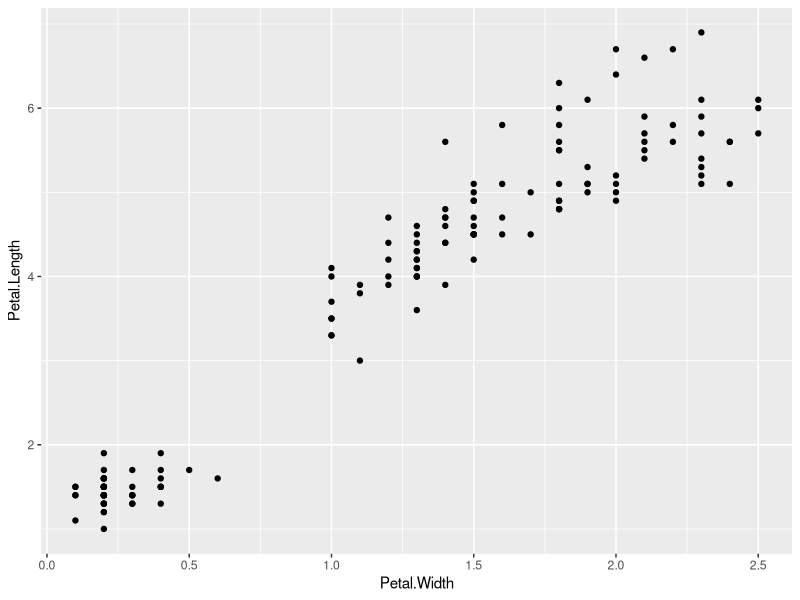
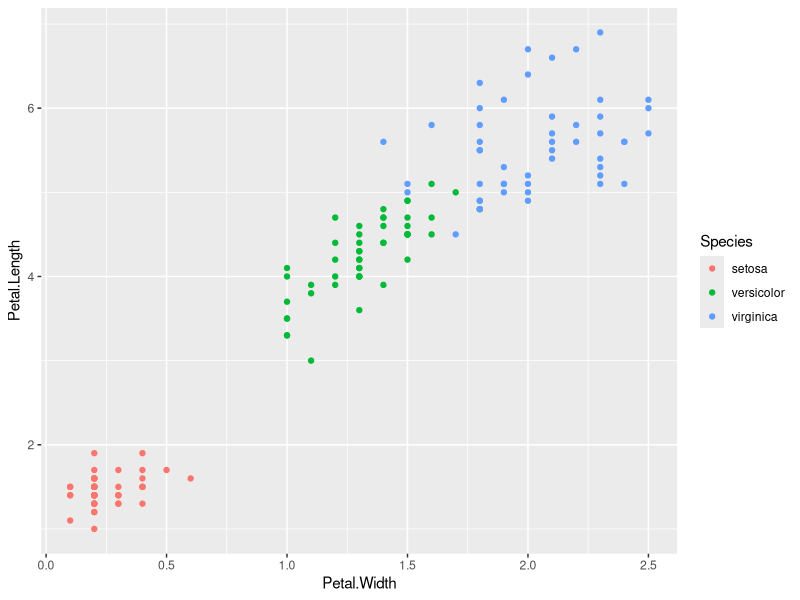
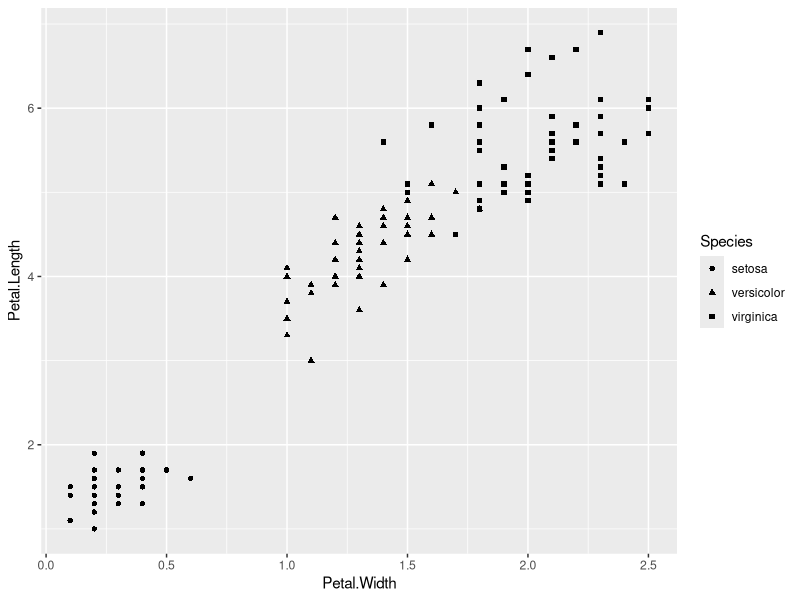
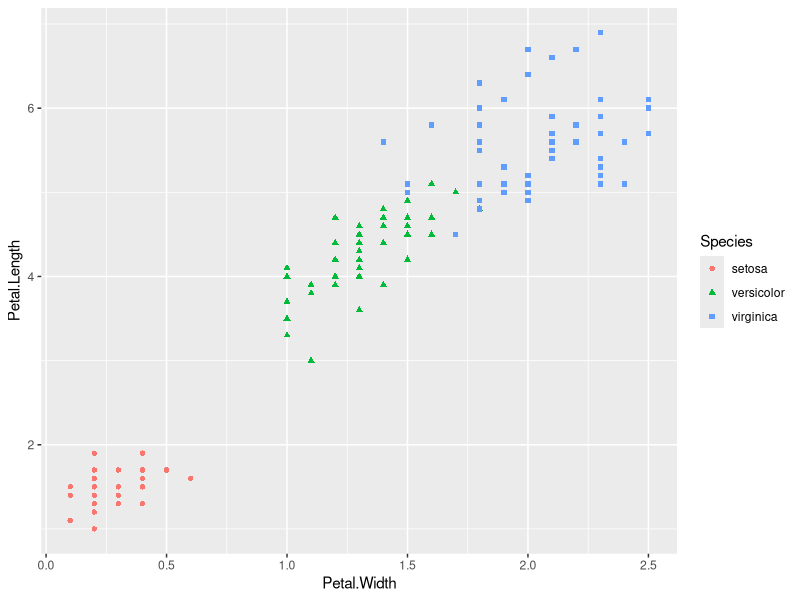
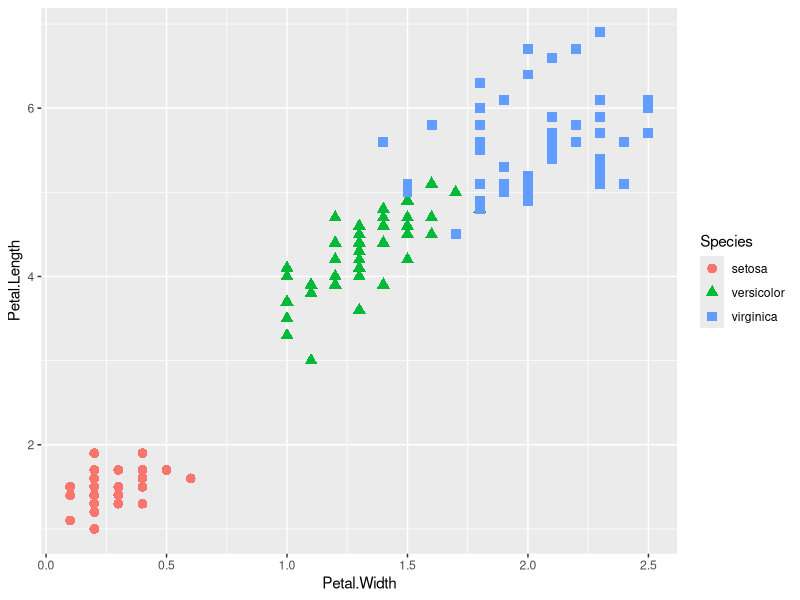
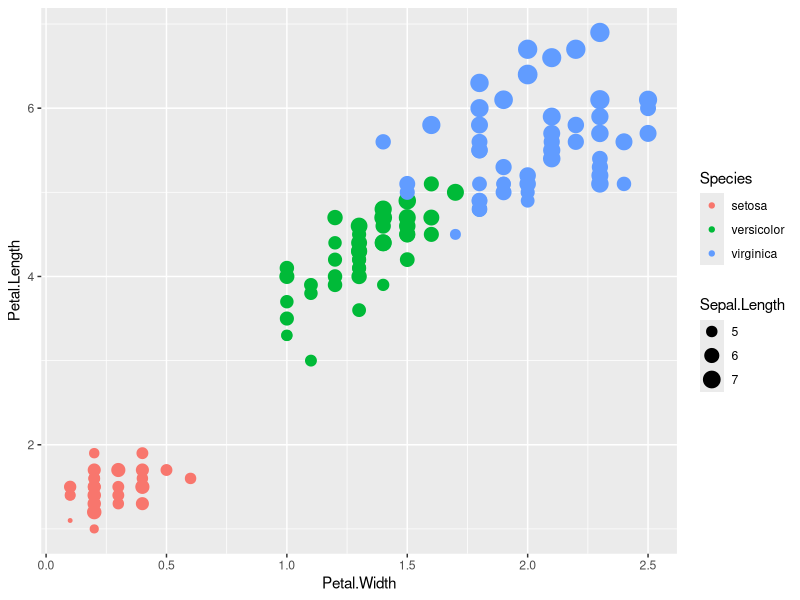
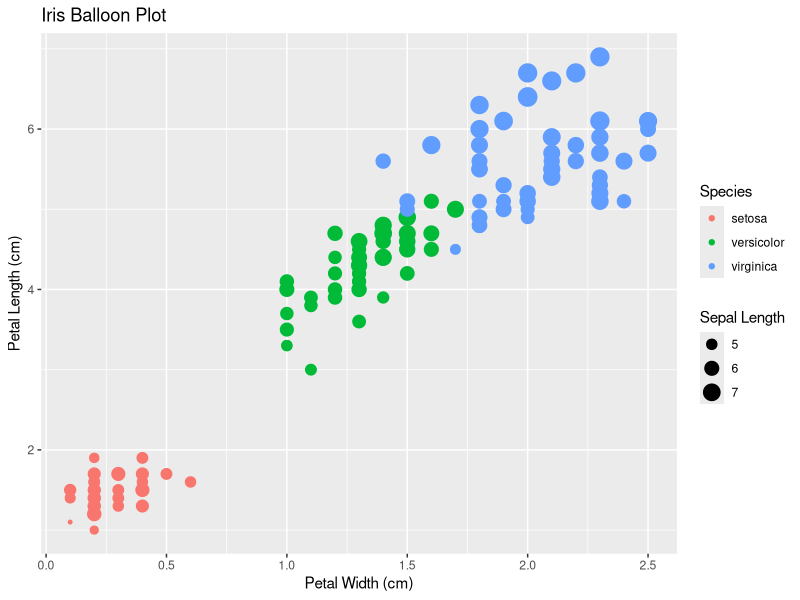
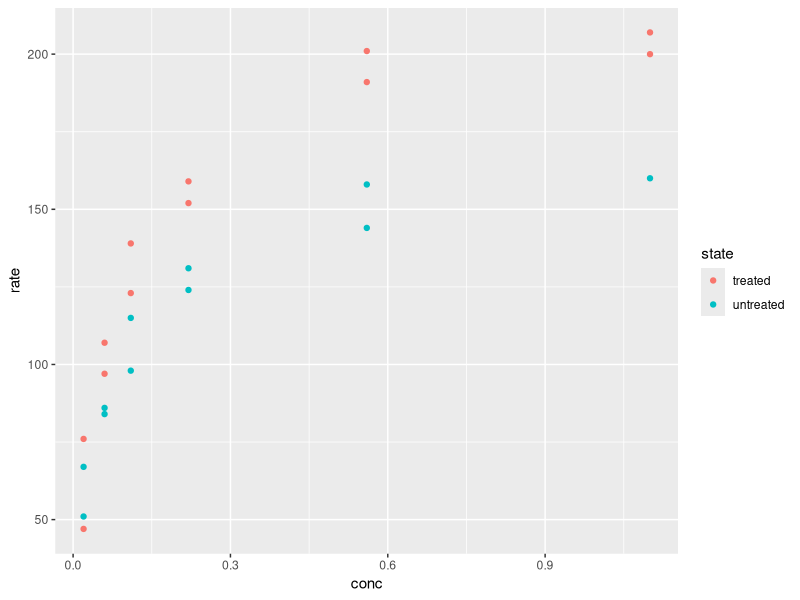

These charts were generated, in order, by the following R code:
# R Graphics with ggplot2
# Fall 2015
# StatLab@UVa Library
# Clay Ford


# Helpful R Studio commands -----------------------------------------------

# Description       Windows & Linux       Mac 
# ----------------------------------------------------------------
# Run current line  Ctrl+Enter            Command+Enter
# Previous plot     Ctrl+Shift+PageUp     Command+Shift+PageUp 
# Next plot 	      Ctrl+Shift+PageDown 	Command+Shift+PageDown 


# Packages ----------------------------------------------------------------

# we'll use the following packages today.
# only submit these lines if you don't already have them installed. 
install.packages("ggplot2")
install.packages("reshape2")
install.packages("scales")
install.packages("RColorBrewer")

library(ggplot2)

# scatterplots ------------------------------------------------------------

# geom_point() 

ggplot(iris, aes(x = Petal.Width, y = Petal.Length)) + 
  geom_point() 

# scatter plot by group
# add color=Species to aes()
ggplot(iris, aes(x = Petal.Width, y = Petal.Length, color=Species)) + 
  geom_point() 

# map Species to shape
ggplot(iris, aes(x = Petal.Width, y = Petal.Length, shape=Species)) + 
  geom_point() 

# shape and color
ggplot(iris, aes(x = Petal.Width, y = Petal.Length, 
                 shape=Species, color=Species)) + 
  geom_point() 

# mapping species to color and shape and making points bigger
ggplot(iris, aes(x = Petal.Width, y = Petal.Length, 
                 color=Species, shape=Species)) + 
  geom_point(size=3) 

# mapping species to color and Sepal.Length to size of dots
# balloon scatter plot
ggplot(iris, aes(x = Petal.Width, y = Petal.Length, 
                 color=Species, size=Sepal.Length)) + 
  geom_point() 

# fix the labels and add a title
ggplot(iris, aes(x = Petal.Width, y = Petal.Length, 
                 color=Species, size=Sepal.Length)) + 
  geom_point() +
  labs(y="Petal Length (cm)", x= "Petal Width (cm)", 
       size="Sepal Length", title="Iris Balloon Plot")

# Your turn!

# The Puromycin data frame has 23 rows and 3 columns of the reaction velocity
# versus substrate concentration in an enzymatic reaction involving untreated
# cells or cells treated with Puromycin.
head(Puromycin)
names(Puromycin)

# Create a scatterplot. Plot conc on the x-axis, rate on the y-axis, and map
# the color of the points to state.
ggplot(Puromycin, aes(x=conc,y=rate, color=state)) + geom_point()


# boxplots ----------------------------------------------------------------

# geom_boxplot()

# Notes: the box is the middle 50% of the data (IQR), the line is the median, 
# the "whiskers" extend to the farthest point that is less than 1.5 x IQR from
# the edge of the box.

ggplot(iris, aes(x=Species, y=Petal.Width)) +
  geom_boxplot()

# thinner boxes
ggplot(iris, aes(x=Species, y=Petal.Width)) +
  geom_boxplot(width=0.5)


# Your Turn!

# PlantGrowth: Results from an Experiment on Plant Growth. A data frame of 30
# cases on 2 variables.
str(PlantGrowth)

# make a boxplot of weight versus group
ggplot(PlantGrowth, aes(x=group, y=weight)) + geom_boxplot()




# strip chart -------------------------------------------------------------

# A one-dimensional scatterplot. These plots are a good alternative to boxplots
# when sample sizes are small.

# An experiment was conducted to measure and compare the effectiveness of
# various feed supplements on the growth rate of chickens.
head(chickwts)
str(chickwts)

# could do a boxplot:
ggplot(chickwts, aes(x=feed, y=weight)) + geom_boxplot()

# Let's try a "stripchart":
ggplot(chickwts, aes(x=feed, y=weight)) + geom_point()

# Notice in the language of ggplot2, we simply call it like it is: geom_point()

# We can actually combine the two:
ggplot(chickwts, aes(x=feed, y=weight)) + geom_boxplot() + geom_point()

# The position argument with the position_jitter() function is useful to prevent
# overplotting. w = 0.1 means side-to-side jitter, h = 0 means no jitter in the
# up-and-down direction.

ggplot(chickwts, aes(x=feed, y=weight)) + 
  geom_point(position = position_jitter(w = 0.1, h = 0))

# Your Turn!

# Make a strip chart of the PlantGrowth data above. That is, plot weight (y)
# versus group (x). Also add some 0.05 side-to-side jitter.
ggplot(PlantGrowth, aes(x=group, y=weight)) + 
  geom_point(position = position_jitter(w = 0.05, h = 0))



# cleveland dot plot ------------------------------------------------------

# Dot plots are a reasonable substitute for bar plots. They use "less ink".

# use state.x77 data; it contains data from 1977 on US States
state.x77[1:6,]

# it's a matrix, so we need to convert to a data frame
class(state.x77)
rownames(state.x77) # row names are the states
states <- data.frame(state=rownames(state.x77),state.x77, row.names = NULL)
head(states)

# population dot plot
ggplot(states, aes(x=Population, y=state)) + geom_point()

# Notice again the language is no different from a scatter plot. We're simply
# plotting points.

# We can use the reorder() function within ggplot to reorder states according to
# population.
ggplot(states, aes(x=Population, y=reorder(state, Population))) +
  geom_point(size=3) +
  labs(title="Population of US States in 1975", y="State") 

# area dot plot
ggplot(states, aes(x=Area, y=reorder(state, Area))) +
  geom_point() +
  labs(title="Land Area of US States", y="State") 

# Notice the x-axis tick marks. Let's fix that.
library(scales) # for comma() function
ggplot(states, aes(x=Area, y=reorder(state, Area))) +
  geom_point() +
  scale_x_continuous(breaks=pretty(range(states$Area)), 
                     labels=comma(pretty(range(states$Area)))) +
  labs(title="Land Area of US States", y="State", x="Area (sq miles)") 

# Your Turn!

# Make a dot plot for Illiteracy by State using the states data frame we
# created. Also reorder the states by Illiteracy and label the y-axis
ggplot(states, aes(x=Illiteracy, y=reorder(state, Illiteracy))) + geom_point() +
  labs(y="State")




# histogram ---------------------------------------------------------------

# Histograms allow us to visualize the distribution of data.

# Let's use the faithful data that comes with R. Waiting time (mins) between 
# eruptions and the duration of the eruption (mins) for the Old Faithful geyser
# in Yellowstone National Park, Wyoming, USA.

head(faithful)

# histogram of eruption times; by default the y axis displays counts in the
# histogram bins.
ggplot(faithful, aes(x=eruptions)) +
  geom_histogram()
# note the warnings; developer firmly believes you should not accept default
# binwidth. use the binwdith argument to change

# with different color bars and banwidth set to 0.1
ggplot(faithful, aes(x=eruptions)) +
  geom_histogram(fill="white", color="black", binwidth=0.1) 

# "true" histogram - density instead of counts
# ..density.. refers to a variable generated by geom_histogram
ggplot(faithful, aes(x=eruptions, y = ..density..)) +
  geom_histogram()

# with a density curve
ggplot(faithful, aes(x=eruptions, y = ..density..)) +
  geom_histogram(binwidth=0.1) +
  geom_density(color="blue")

# back to iris data
# in groups (vertical facet)
ggplot(iris, aes(x=Petal.Length)) +
  geom_histogram(binwidth=0.2) +
  facet_grid(Species ~ .) # vertical ~ horizontal

# in groups (horizontal facet)
ggplot(iris, aes(x=Petal.Length)) +
  geom_histogram(binwidth=0.2) +
  facet_grid(. ~ Species) 

# Your Turn!

# The airquality data set contains air quality measurements in New York, May to
# September 1973.
summary(airquality)

# create a histogram for Temp faceted by Month. Suggested banwidth setting: 2
ggplot(airquality, aes(x=Temp)) + geom_histogram(binwidth=2) +
  facet_grid(.~ Month)


# line graph --------------------------------------------------------------

# Six subjects were given an intravenous injection of indometacin at 11 times,
# and each time plasma concentrations of indometacin was measured.

names(Indometh)
summary(Indometh)

# plot lines for for conc over time for each subject
ggplot(Indometh, aes(x=time,y=conc, group=Subject)) +
  geom_line()

# with color
ggplot(Indometh, aes(x=time,y=conc,group=Subject, color=Subject)) +
  geom_line()

# put legend in numeric order
ggplot(Indometh, aes(x=time,y=conc,group=Subject, color=Subject)) +
  geom_line() +
  scale_color_discrete(limits=1:6)


# Your Turn!

# The nlme package (that comes with R) has a dataset called Oxboys. These data 
# contain the height of 26 boys from Oxford, England recorded over time (age).
# Load the data and plot height (y) versus age (x) with each boy in a single
# plot.

data(Oxboys, package = "nlme")
summary(Oxboys)


ggplot(Oxboys, aes(x=age,y=height, group=Subject)) +
  geom_line()



# bar graph ---------------------------------------------------------------

# bar graphs in ggplot can be a little tricky. By default, it plots a count of 
# items in a category. Technically this is a statistical transformation, 
# stat="bin", which requires your data to have one record per item being
# counted. If your data set already contains counts, you have to specify
# stat="identity".

# Let's do some examples of both scenarios.

# Let's say you recruit 15 people to flip a loaded coin 100 times and record the
# result for each flip. Here's one way to generate the data in R.

# one record per flip per subject
set.seed(1)
result <- sample(c("H","T"), size = 15*100, replace = TRUE, prob = c(0.6,0.4))
subject <- rep(1:15, each = 100)
# recall: data must be in data frame for ggplot
dat <- data.frame(result, subject)
head(dat)
dim(dat)

# make a bar plot of counts for all heads and tails. Notice ggplot2
# automatically tallies up the number of heads and tails. That's because
# geom_bar() uses a default statistical transformation: stat="bin"
ggplot(dat, aes(x=result)) + geom_bar()
ggplot(dat, aes(x=result)) + geom_bar(width=0.5)


# make a bar plot of counts for each subject
ggplot(dat, aes(x=subject, fill=result)) + geom_bar()
# set bars next to each other:
ggplot(dat, aes(x=subject, fill=result)) + geom_bar(position="dodge")

# defaults don't work so great; can fix with scale_x_discrete: set breaks at 1 -
# 15, label each break 1 - 15, and set the limits of the x-axis to go from "1"
# to "15".
ggplot(dat, aes(x=subject, fill=result)) + geom_bar(position="dodge") +
  scale_x_discrete(breaks=1:15, labels=1:15, limits=as.character(1:15))

# using faceting
ggplot(dat, aes(x=result, fill=result)) + geom_bar(width=0.5) + 
  facet_wrap(~ subject)
# no need for legend; remove using + guides(fill=FALSE)
ggplot(dat, aes(x=result, fill=result)) + geom_bar(width=0.5) + 
  facet_wrap(~ subject) + guides(fill=FALSE)

# Now let's say you recruit 15 people to flip a loaded coin 100 times and record the
# result for each subject, that is total heads and tails.

# one record per total count per subject
dat2 <- as.data.frame(table(subject,result))
head(dat2)

# have to use stat="identity" since we already have total counts
ggplot(dat2, aes(x=subject, y=Freq, fill=result)) + 
  geom_bar(stat="identity", position="dodge")

# how to make bar graph of total heads and tails:
# first have to find total and save as data frame
dat3 <- aggregate(Freq ~ result, data=dat2, sum)
dat3
ggplot(dat3, aes(x=result, y=Freq)) + geom_bar(stat="identity", width=0.5)


# Your turn!

# Look at the mtcars data frame. The data was extracted from the 1974 Motor 
# Trend US magazine. Make a bar graph for total count of Transmission type (am =
# 0 or 1). Hint: consider making am a factor.
str(mtcars)

ggplot(mtcars, aes(x=am)) + geom_bar()
ggplot(mtcars, aes(x=factor(am))) + geom_bar(width=0.5)



# Advanced Topics ---------------------------------------------------------

# multiple geoms

# adding fitted regression lines with CI and save
p <- ggplot(iris, aes(x = Petal.Width, y = Petal.Length, color=Species)) + 
  geom_point() +
  geom_smooth(method="lm") + 
  ggtitle("Petals of the Iris data set") 
p  

# "zoom in" on plot with coord_cartesian()
p + coord_cartesian(xlim=c(0,0.75), ylim = c(0, 2))


# add mean to boxplots

# add mean to iris box plots
# notice we can save a ggplot and then call it
bp <- ggplot(iris, aes(x=Species, y=Petal.Width)) + geom_boxplot(width=0.5)
bp
# now add means to the plot using stat_summary():
bp + stat_summary(fun.y = mean, geom="point", color="red", size=3)

# add means and CIs to strip chart

# first need to calculate means and standard errors
fMean <- tapply(chickwts$weight, chickwts$feed, mean)
fSE <- tapply(chickwts$weight, chickwts$feed, function(x) sd(x)/sqrt(length(x)))
# now create data frame; recall that ggplot requires data frame
chick2 <- data.frame(feed=names(fMean), fMean, fSE)

# now plot strip chart and error bars
# notice we call two data frames
sc <- ggplot(chickwts, aes(x=feed, y=weight)) + 
  geom_point(position = position_jitter(w = 0.1, h = 0))
sc

# now add mean and error bars
sc + geom_point(data=chick2, aes(x=feed, y=fMean), color="red", size=3) +
  geom_errorbar(data=chick2, aes(x=feed, y=fMean, 
                                 ymin=fMean - 2*fSE, 
                                 ymax=fMean + 2*fSE), 
                width=0.1)

# another way using stat_summary
ggplot(chickwts, aes(x=feed, y=weight)) + 
  geom_point(position = position_jitter(w = 0.1, h = 0)) +
  stat_summary(fun.data="mean_cl_normal", colour="red", geom="errorbar", width=0.2) +
  stat_summary(fun.y = mean, geom="point", color="red", size=3)


# single line graph of means at each time point with SE bars

# first calculate means and SEs
tMean <- tapply(Indometh$conc, Indometh$time, mean)
tSE <- tapply(Indometh$conc, Indometh$time, function(x)sd(x)/sqrt(length(x)))

# ggplot requires data in data frame
Indo2 <- data.frame(time=unique(Indometh$time), tMean, tSE)

# now ready to create plot
ggplot(Indo2, aes(x=time,y=tMean)) +
  geom_line() +
  geom_point(size=2) +
  geom_errorbar(aes(ymin=tMean-2*tSE, ymax=tMean+2*tSE), width=0.2)


# overlayed histograms with transparency

ggplot(iris, aes(x=Petal.Length, fill=Species)) +
  geom_histogram(position="identity", alpha=0.4, binwidth=.1) 
# position="identity" needed for overlapping; without they get stacked;
# alpha = transparency setting


# saving



# editing guides (legends) 

# plot Ozone vs. Temp with point color mapped to Month; we have to use the 
# factor() function to ensure Month is treated as a categorical variable.
# Compare the difference:

ggplot(airquality, aes(x=Temp, y=Ozone, color=Month)) + geom_point()
ggplot(airquality, aes(x=Temp, y=Ozone, color=factor(Month))) + geom_point()

# The second plot is what we want, but look at the legend title. How can we fix 
# that? A discrete factor (Month) is mapped to color, so we need to change the 
# properties of the color scale. Therefore we use the scale_color_discrete() 
# function. NOTE: month.name is a built-in R function that contains names of
# months in a vector. Below I extract the months numbered 5 - 9.

ggplot(airquality, aes(x=Temp, y=Ozone, color=factor(Month))) + geom_point() +
  scale_color_discrete(name = "Month", labels=month.name[5:9])


# get rid of gray background
ggplot(airquality, aes(x=Temp, y=Ozone, color=factor(Month))) + geom_point() +
  scale_color_discrete(name = "Month", labels=month.name[5:9]) +
  theme_bw()


# help(RColorBrewer) for different palettes 

# others to try: 
# SEQUENTIAL PALETTES (suited to ordered data that progress from low to high): 
# Blues BuGn BuPu GnBu Greens Greys Oranges OrRd PuBu PuBuGn PuRd Purples RdPu
# Reds YlGn YlGnBu YlOrBr YlOrRd

# DIVERGING PALETTES (equal emphasis on mid-range critical values and extremes):
# BrBG PiYG PRGn PuOr RdBu RdGy RdYlBu RdYlGn Spectral

# QUALITATIVE PALETTES (used to create the primary visual differences between classes):
# Accent Dark2 Paired Pastel1 Pastel2 Set1 Set2 Set3

# See the online help for ggplot2; full of examples
# Electronic version of R Graphics Cookbook available from UVa Library

# tidy up before moving on
rm(list=ls())

